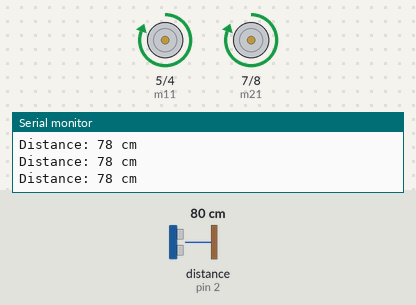
Bench run of a sketch on a simulated Arduino Uno, built with avr-gcc and run on an emulated ATmega328P. On the bench: motor-driver pin pairs drawn as motors (green arrow = first pin HIGH = forward, orange = second pin HIGH = backward, longer = more drive), the last lines printed to the serial monitor. Wiring (inferred from the names in the program): ultrasonic range finder: trigger pin 3; echo pin 2. The test bench sets the inputs (shaded band); at power-on: distance to the obstacle (sensor on pin 2) 80 cm. The echo pulse lasts 58.3 µs per cm.

Above: at 1.2 s.
1.3 s: distance to the obstacle (sensor on pin 2) set to 55 cm
2.8 s: distance to the obstacle (sensor on pin 2) set to 47 cm
At 3.8 s:
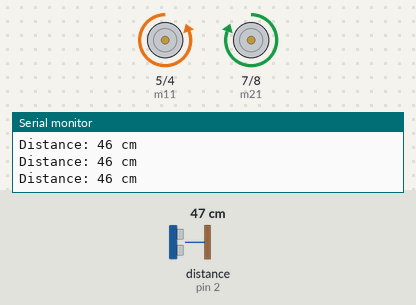
Timing chart, 0 to 5.8 s (numbered marks = the images above; inputs shaded):
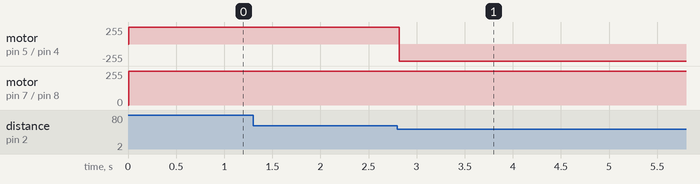

The sketch:

Obstacle_Detector.ino
```cpp
int m11 = 5;
int m12 = 4;
int m21 = 7;
int m22 = 8;
long duration;
int distance;
int trigPin= 3 ,echoPin= 2;

void setup()
{
 Serial.begin(9600);
pinMode( m11 , OUTPUT);
pinMode( m12 , OUTPUT);
pinMode( m21 , OUTPUT);
pinMode( m22 , OUTPUT);
pinMode(trigPin, OUTPUT);
pinMode(echoPin, INPUT);
Serial.begin(9600);

}

void loop()
{
  // Clears the trigPin condition
  digitalWrite(trigPin, LOW);
  delayMicroseconds(2);
  // Sets the trigPin HIGH (ACTIVE) for 10 microseconds
  digitalWrite(trigPin, HIGH);
  delayMicroseconds(10);
  digitalWrite(trigPin, LOW);
  // Reads the echoPin, returns the sound wave travel time in microseconds
  duration = pulseIn(echoPin, HIGH);
    // Calculating the distance
  distance = duration * 0.034 / 2; // Speed of sound wave divided by 2 (go and back)
    // Displays the distance on the Serial Monitor
  Serial.print("Distance: ");
  Serial.print(distance);
  Serial.println(" cm");
  if ( distance > 50)
  {
    digitalWrite( m11 , HIGH);
    digitalWrite( m12 , LOW);
    digitalWrite( m21 , HIGH);            // FORWARD DIRECTION
    digitalWrite( m22 , LOW);
  }
  else if ( distance < 50)
  {
    digitalWrite( m11 , LOW);
    digitalWrite( m12 , HIGH);               // RIGHT DIRECTION
    digitalWrite( m21 , HIGH);
    digitalWrite( m22 , LOW);
    delay(300);
    }
}
```

Measured:
- the behaviour switches between 51 and 50 cm on distance to the obstacle (sensor on pin 2) (found by bisection; images 0 and 1)
- after the input at 2.8 s, motor on pin 5 (m11) / pin 4 (m12): forward 255/255 → backward 255/255 at once
